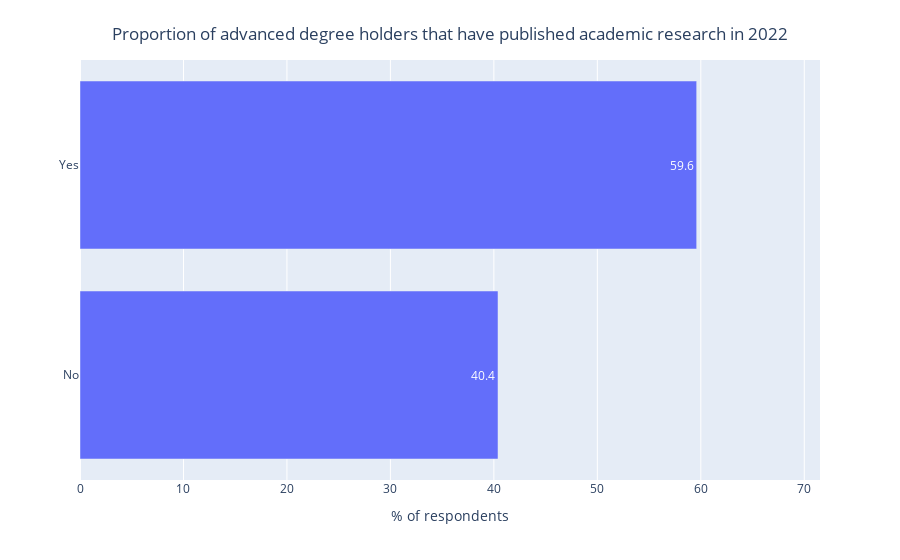

Notebook source saved alongside this figure:
### Code cell
question_of_interest = 'Have you ever published any academic research (papers, preprints, conference proceedings, etc)?'
percentages = count_then_return_percent(responses_df_2022,question_of_interest).sort_index()
title_for_chart = 'Proportion of advanced degree holders that have published academic research'
title_for_y_axis = '% of respondents'
orientation_for_chart = 'h'

bar_chart_multiple_choice(response_counts=percentages,
                 title=title_for_chart,
                 y_axis_title=title_for_y_axis,
                 orientation=orientation_for_chart,
                 num_choices=2)

### Figure 1 — Plotly figure (JSON) as saved in the notebook; plotly's stock layout.template omitted (floating-point values rounded to 4 significant figures)
{"data": [{"alignmentgroup": "True", "hovertemplate": "variable=count<br>% of respondents=%{x}<br>=%{y}<br>text=%{text}<extra></extra>", "legendgroup": "count", "marker": {"color": "#636efa", "pattern": {"shape": ""}}, "name": "count", "offsetgroup": "count", "orientation": "h", "showlegend": true, "text": [40.4, 59.6, 23.3], "textposition": "auto", "type": "bar", "x": [40.4, 59.6, 23.3], "xaxis": "x", "y": ["No", "Yes", null], "yaxis": "y"}], "layout": {"barmode": "relative", "legend": {"title": {"text": "variable"}, "tracegroupgap": 0}, "margin": {"t": 60}, "showlegend": false, "title": {"text": "Proportion of advanced degree holders that have published academic research in 2022", "x": 0.5, "y": 0.95}, "xaxis": {"anchor": "y", "domain": [0, 1], "range": [0, 71.52], "title": {"text": "% of respondents"}}, "yaxis": {"anchor": "x", "domain": [0, 1], "title": {"text": ""}}}}
